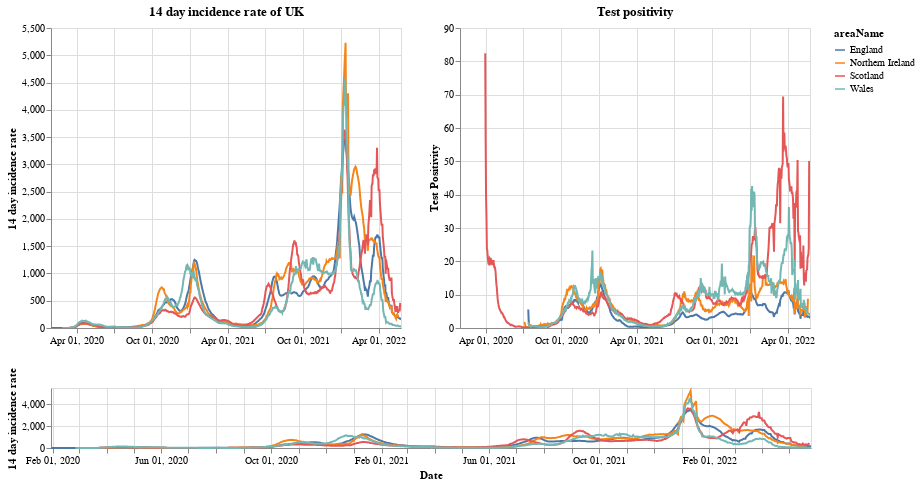

This figure's notebook cell:
### Markdown cell above
# Plots

First a plot with each country in the UK. The top right shows the positivity rate for (which is the percentage of registered tests which were positive) while the top left is the 14 day incidence rate. The bottom chart can be used to select the timeframe (does not work on a mobile device).

### Code cell
#collapse
brush = alt.selection(type='interval', name='DateBrush',encodings=['x'],fields=['Time'])
leg_selection = alt.selection_multi(fields=['areaName'], bind='legend')

base = alt.Chart(uk_cases).mark_line().encode(
    x=alt.X("yearmonthdate(date):T", axis=alt.Axis(title='Date')),
    y=alt.Y("twoWeeklyCasesRate:Q", axis=alt.Axis(title='14 day incidence rate')),
    tooltip=['areaName', 'date','twoWeeklyCasesRate', 'testPositivity'],
    color='areaName',
    opacity=alt.condition(leg_selection, alt.value(2), alt.value(0.1))
).add_selection(leg_selection).properties(width=350)

upper = base.encode(alt.X('yearmonthdate(date):T', axis=alt.Axis(title=''),
                         scale=alt.Scale(domain=brush))
                   ).properties(title=f'14 day incidence rate of UK')
upper_right = upper.encode(alt.Y('testPositivity:Q', axis=alt.Axis(title='Test Positivity'))).properties(title='Test positivity')
lower = base.properties(height=60, width = 760).add_selection(brush)

(upper | upper_right) & lower

### Figure 1 — Vega-Lite specification as saved in the notebook (floating-point values rounded to 4 significant figures; data arrays with more than 128 entries replaced by an {"elided": "..."} marker saying what was removed)
{"config": {"view": {"continuousWidth": 400, "continuousHeight": 300}}, "vconcat": [{"hconcat": [{"mark": "line", "encoding": {"color": {"type": "nominal", "field": "areaName"}, "opacity": {"condition": {"value": 2, "selection": "selector001"}, "value": 0.1}, "tooltip": [{"type": "nominal", "field": "areaName"}, {"type": "temporal", "field": "date"}, {"type": "quantitative", "field": "twoWeeklyCasesRate"}, {"type": "quantitative", "field": "testPositivity"}], "x": {"type": "temporal", "axis": {"title": ""}, "field": "date", "scale": {"domain": {"selection": "DateBrush"}}, "timeUnit": "yearmonthdate"}, "y": {"type": "quantitative", "axis": {"title": "14 day incidence rate"}, "field": "twoWeeklyCasesRate"}}, "selection": {"selector001": {"type": "multi", "fields": ["areaName"], "bind": "legend"}}, "title": "14 day incidence rate of UK", "width": 350}, {"mark": "line", "encoding": {"color": {"type": "nominal", "field": "areaName"}, "opacity": {"condition": {"value": 2, "selection": "selector001"}, "value": 0.1}, "tooltip": [{"type": "nominal", "field": "areaName"}, {"type": "temporal", "field": "date"}, {"type": "quantitative", "field": "twoWeeklyCasesRate"}, {"type": "quantitative", "field": "testPositivity"}], "x": {"type": "temporal", "axis": {"title": ""}, "field": "date", "scale": {"domain": {"selection": "DateBrush"}}, "timeUnit": "yearmonthdate"}, "y": {"type": "quantitative", "axis": {"title": "Test Positivity"}, "field": "testPositivity"}}, "selection": {"selector001": {"type": "multi", "fields": ["areaName"], "bind": "legend"}}, "title": "Test positivity", "width": 350}]}, {"mark": "line", "encoding": {"color": {"type": "nominal", "field": "areaName"}, "opacity": {"condition": {"value": 2, "selection": "selector001"}, "value": 0.1}, "tooltip": [{"type": "nominal", "field": "areaName"}, {"type": "temporal", "field": "date"}, {"type": "quantitative", "field": "twoWeeklyCasesRate"}, {"type": "quantitative", "field": "testPositivity"}], "x": {"type": "temporal", "axis": {"title": "Date"}, "field": "date", "timeUnit": "yearmonthdate"}, "y": {"type": "quantitative", "axis": {"title": "14 day incidence rate"}, "field": "twoWeeklyCasesRate"}}, "height": 60, "selection": {"selector001": {"type": "multi", "fields": ["areaName"], "bind": "legend"}, "DateBrush": {"type": "interval", "encodings": ["x"], "fields": ["Time"]}}, "width": 760}], "data": {"name": "data-4299b011f097efdc448a367dc93146ac"}, "$schema": "https://vega.github.io/schema/vega-lite/v4.8.1.json", "datasets": {"data-4299b011f097efdc448a367dc93146ac": {"elided": "3297 records"}}}
